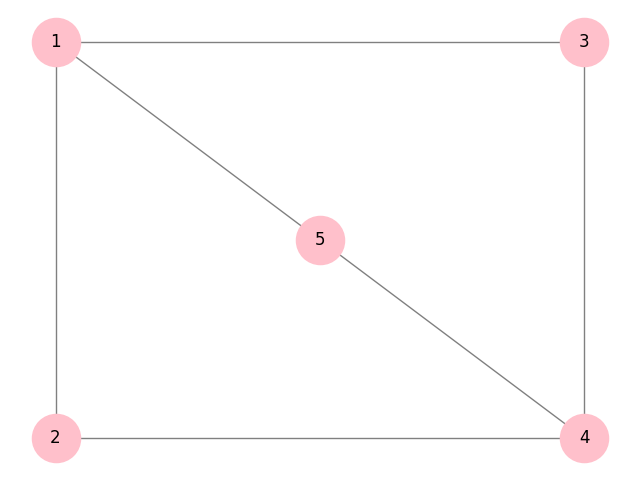

Write the Python code that produced this figure.
import matplotlib.pyplot as plt
import networkx as nx


G= nx.Graph()                                                  #empty graph

G.add_edges_from([(1,2),(1,3),(1,5),(2,4),(3,4),(4,5)])           #adding edges

#Generating the figure

posG=nx.circular_layout(G)                          #ordonner la position des noeuds

#ordonner chaque noeud dans le plan
posG[1]=[0,3]                                     
posG[2]=[0,0]
posG[3]=[6,3]
posG[4]=[6,0]
posG[5]=[3,1.5]
nx.draw(G,posG, with_labels=True,node_color='pink',node_size=1200, edge_color='gray')

plt.show()
